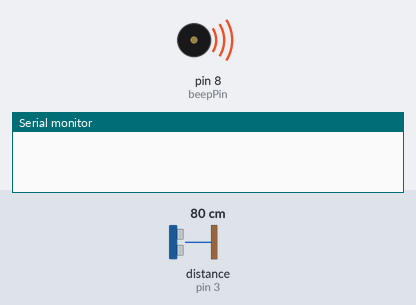
Recording of a sketch running on a simulated Arduino Uno, built with avr-gcc and run on an emulated ATmega328P. Parts: buzzer (waves = sounding), the last lines printed to the serial monitor. Wiring (inferred from the names in the program): ultrasonic range finder: trigger pin 2; echo pin 3. The test bench sets the inputs (shaded band); at power-on: distance to the obstacle (sensor on pin 3) 80 cm. The echo pulse lasts 58.3 µs per cm.

Above: at 1.2 s.
1.3 s: distance to the obstacle (sensor on pin 3) set to 120 cm
At 2.2 s:
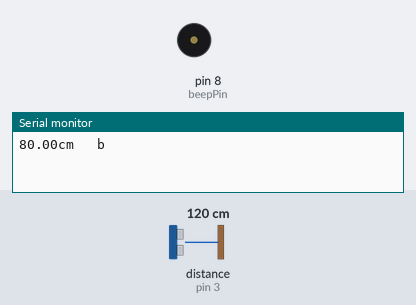
3.7 s: distance to the obstacle (sensor on pin 3) set to 104 cm
6.7 s: distance to the obstacle (sensor on pin 3) set to 97 cm
At 8.0 s:
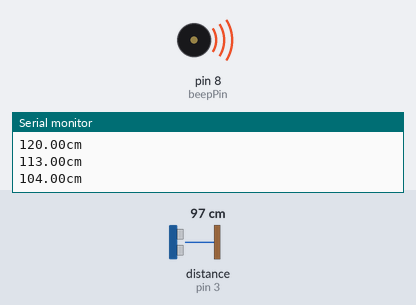
9.7 s: distance to the obstacle (sensor on pin 3) set to 250 cm
At 10.9 s:
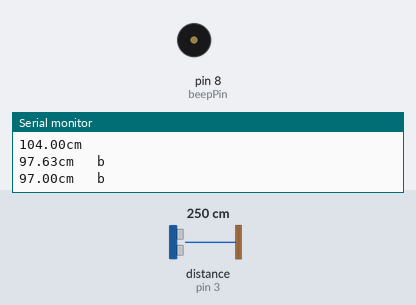
Timing chart, 0 to 12.3 s (numbered marks = the images above; inputs shaded):
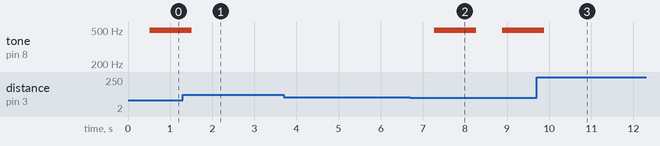

Measured:
- the behaviour switches between 101 and 100 cm on distance to the obstacle (sensor on pin 3) (found by bisection; images 1 and 2)
- after the input at 1.3 s, tone on pin 8 (beepPin): goes on until 1.5 s, then stays silent
- after the input at 6.7 s, tone on pin 8 (beepPin): silent → 495 Hz after 0.57 s, → silent 1.0 s later, → 495 Hz 0.62 s later
- after the input at 9.7 s, tone on pin 8 (beepPin): goes on until 9.9 s, then stays silent

The sketch:

Wave.ino
```cpp
const int TrigPin = 2;
const int EchoPin = 3;
char ch;
int beepPin = 8;
int c = 264;
int d = 297;
int e = 330;
int f = 352;
int g = 396;
int a = 440;
int b = 495;
//float array[10];
float cm;
float hz;
int i;

float test(){

  digitalWrite(TrigPin, LOW); //低高低电平发一个短时间脉冲去TrigPin
  delayMicroseconds(2);
  digitalWrite(TrigPin, HIGH);
  delayMicroseconds(10);
  digitalWrite(TrigPin, LOW);

  return  pulseIn(EchoPin, HIGH) / 58;
}

void setup() {
  // put your setup code here, to run once:
  Serial.begin(9600);
  pinMode(TrigPin, OUTPUT);
  pinMode(EchoPin, INPUT);
}


void loop(){
  cm = 0;
  for (i=0; i<100; ++i){
    cm += test();
  }
  cm /= 100;

  if (cm > 100){
    cm = (int(cm * 100)) / 100; //保留两位小数
    Serial.print(cm); Serial.print("cm");//串口输出
    Serial.println();
    delay(1000);
    return;
  }
/*
  if (cm > 5 && cm < 70){
    hz = c + cm / 70 * (b-c);
  }
  else if (cm < 5){
    hz = c;
  }
  else {
    hz = b;
  }
*/

  if (cm>0 && cm < 15)  {hz = c;ch='c';}
  else if (cm >= 15 && cm < 25) {hz = d;ch='d';}
  else if (cm >= 25 && cm < 36)  {hz = e;ch='e';}
  else if (cm >= 36 && cm < 46) {hz = f;ch='f';}
  else if (cm >= 46 && cm < 56) {hz = g;ch='g';}
  else if (cm >=56 && cm <= 66) {hz = a;ch='a';}
  else if (cm > 76) {hz = b;ch='b';}

  tone (beepPin, hz);
  delay (1000);
  noTone(beepPin);
  Serial.print(cm);
  Serial.print("cm   ");//串口输出
  Serial.print(ch);
  Serial.println();
}
```
